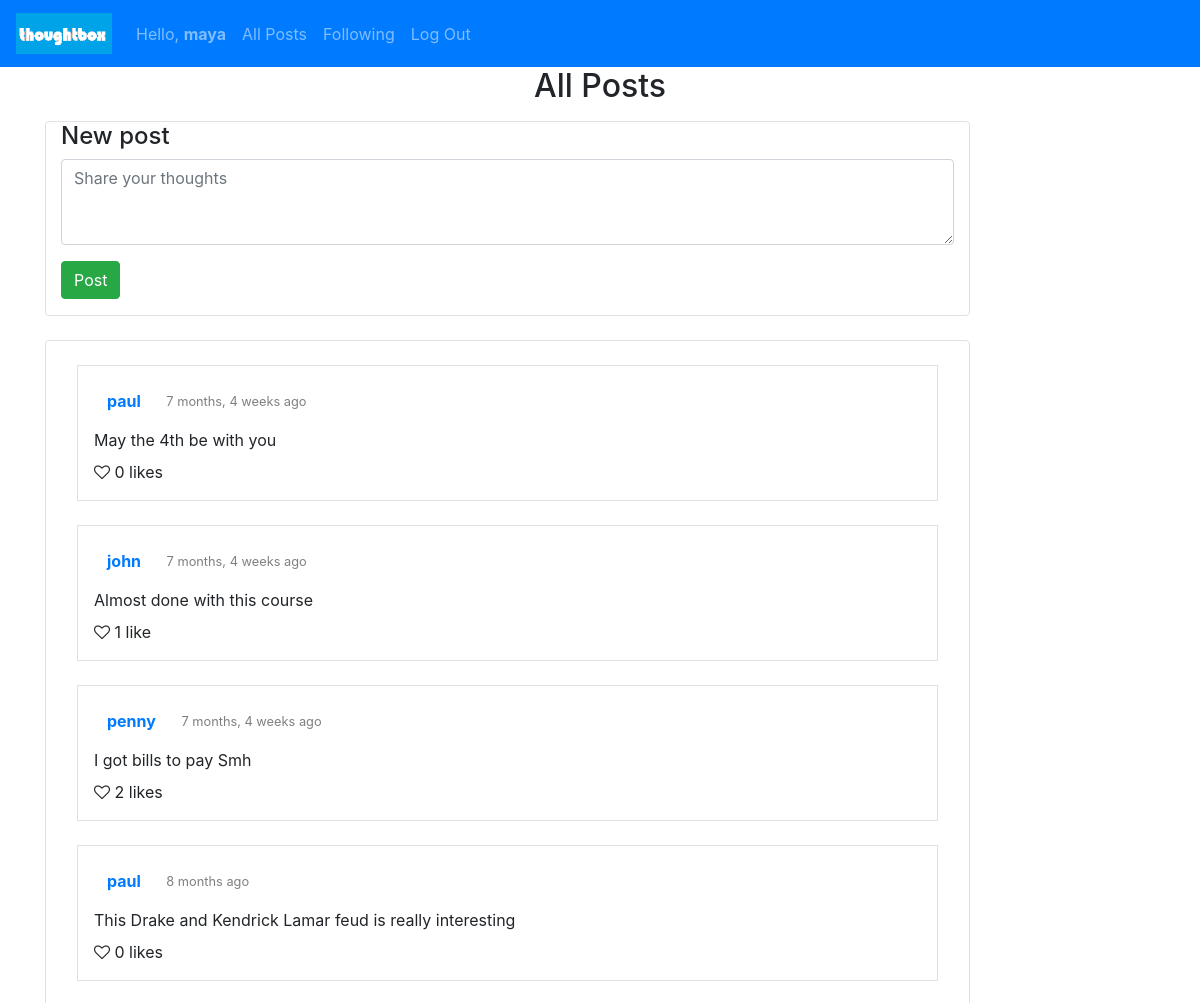
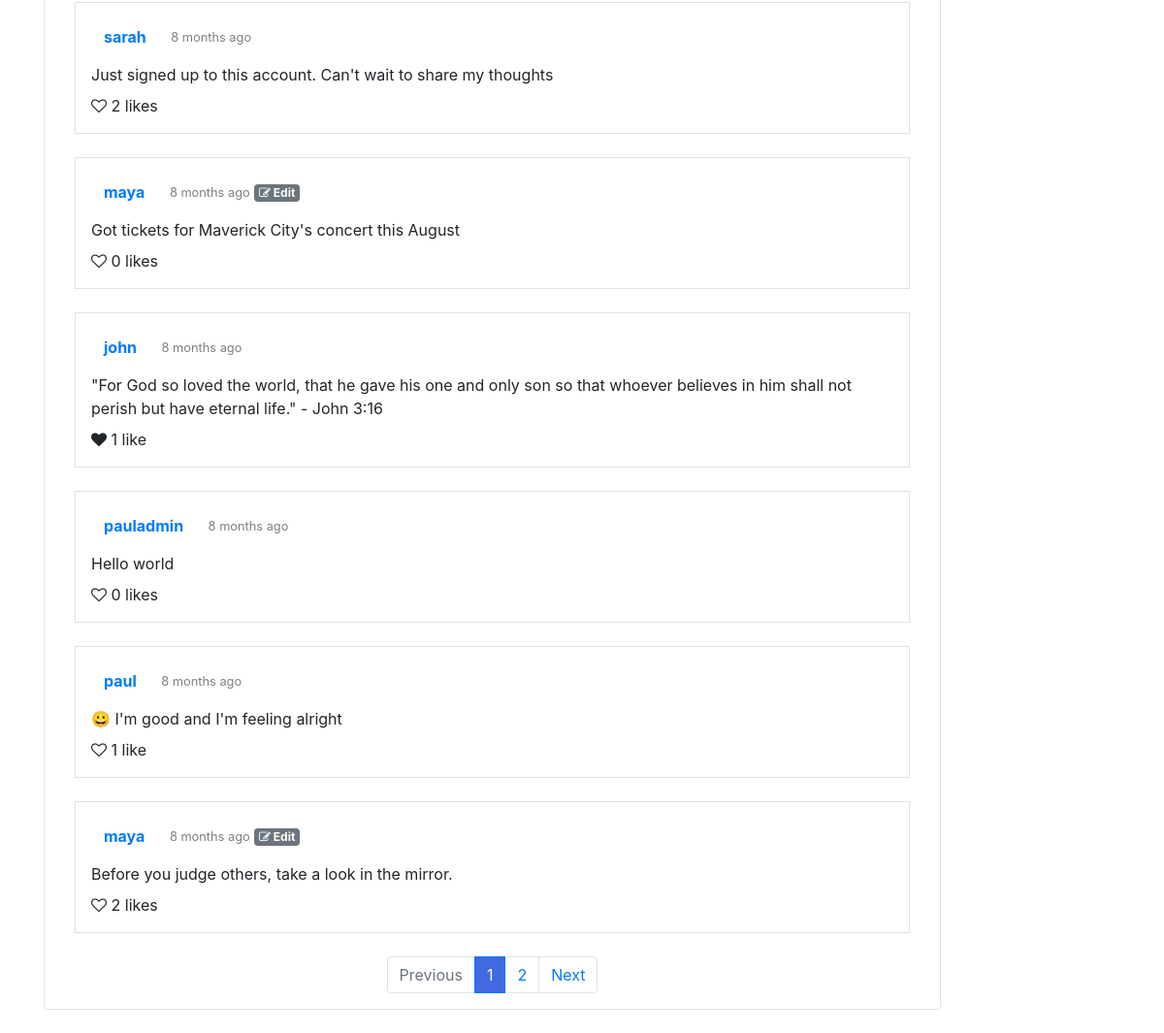
Screenshot of / (signed in) with the database file from the repository (2 pictures, top to bottom).
### network/models.py (models this page shows, shortened)
class User(AbstractUser):
    pass
    following = models.ManyToManyField("self", blank=True, related_name="followers", symmetrical=False)

class Post(models.Model):
    author = models.ForeignKey(User, on_delete=models.CASCADE, related_name="posts")
    content = models.CharField(max_length=15000)
    posted_at = models.DateTimeField(auto_now_add=True)
    liked_by = models.ManyToManyField(User, blank=True, related_name="likes")
    def likes(self):
        return self.liked_by.all().count()
    class Meta:
        ordering = ['-posted_at']

### network/views.py (the view)
# urls.py: path("", views.index, name="index"),
def index(request):
    posts = Post.objects.all()
    paginator = Paginator(posts, 10) # shows 10 pages per page
    page_number = request.GET.get('page', 1)
    page = paginator.get_page(page_number)
    return render(request, "network/index.html", {
        'form': NewPostForm(),
        'page': page,
        'previous_page': get_previous_page,
        'next_page': get_next_page
    })

### network/forms.py
class NewPostForm(forms.ModelForm):
    class Meta:
        model = Post
        fields = ['content']
        labels = {
            'content': ''
        }
        widgets = {
            'content': forms.Textarea(attrs={'rows':3, 'maxlength': 1000, 'class': 'form-control', 'placeholder': 'Share your thoughts'})
        }

### network/templates/network/index.html (shortened to what this page needs)
{% extends "network/layout.html" %}
{% block body %}
    <div class="container">
        <h2 class="text-center title">All Posts</h2>
        {% if user.is_authenticated %}
        <div class="col-12 col-lg-10 border rounded mt-0 mt-sm-3">
            <h4>New post</h4>
            <form action="{% url 'newpost' %}" method="POST">
                {{ form }}
                <div class="form-group pt-3">
                    <button type="submit" class="btn btn-success">Post</button>
                </div>
            </form>
        </div>
        {% endif %}
        <div class="row-justify-content-center">
            <div class="col-12 col-lg-10 pt-4 my-4 border rounded bg-white">
                {% include "network/posts_container.html" %}
            </div>
        </div>
    </div>
{% endblock %}

### network/templates/network/layout.html (shortened to what this page needs)
{% load static %}
<!DOCTYPE html>
<html lang="en">
    <head>
        <link rel="stylesheet" href="https://stackpath.bootstrapcdn.com/bootstrap/4.4.1/css/bootstrap.min.css">
        <link rel="stylesheet" href="https://cdnjs.cloudflare.com/ajax/libs/font-awesome/4.7.0/css/font-awesome.min.css">
        <link href="{% static 'network/styles.css' %}" rel="stylesheet">
    </head>
    <body>
        <nav class="navbar navbar-expand-lg navbar-dark bg-primary">
            <a href="#">
                <img src="{% static "thoughtbox-logo.png" %}" height="51" width="96" class="navbar-brand">
            </a>
            <div>
              <ul class="navbar-nav mr-auto">
                {% if user.is_authenticated %}
                    <li class="nav-item">
                        <a class="nav-link" href="{% url 'profile' user.id %}">Hello, <strong>{{ user.username }}</strong></a>
                    </li>
                {% endif %}
                <li class="nav-item">
                  <a class="nav-link" href="{% url 'index' %}">All Posts</a>
                </li>
                {% if user.is_authenticated %}
                    <li class="nav-item">
                        <a class="nav-link" href="{% url 'following' %}">Following</a>
                    </li>
                    <li class="nav-item">
                        <a class="nav-link" href="{% url 'logout' %}">Log Out</a>
                    </li>
                {% endif %}
              </ul>
            </div>
          </nav>
        <div class="body">
            {% block body %}
            {% endblock %}
        </div>
    </body>
</html>

### network/templates/network/posts_container.html (shortened to what this page needs)
{% load humanize %}
{% load static %}
    {% for post in page.object_list %}
    <div class="border box-shadow-posts p-3 mb-4 mx-0 mx-md-3">
        <div class="pb-2" id="post_header_{{ post.id }}">
            <a href="{% url 'profile' post.author.id%}" class="btn btn-link">
                <strong>{{ post.author }}</strong>
            </a>
            {% if post.posted_at|date:'Y-m-d' <= post.posted_at|date:'Y-m-d'%}
                <small class="pl-2 text-black-50">{{ post.posted_at|naturaltime }}</small>
            {% else %}
                <small class="pl-2 text-black-50">{{ post.posted_at|date:"j F, Y, g:i a" }}</small>
            {% endif %}
            {% if user.is_authenticated and user == post.author %}
            <a href="javascript:void(0)" data-id="{{ post.id }}" id="edit_{{ post.id }}" class="badge badge-secondary btn-sm"><i class="fa fa-pencil-square-o" aria-hidden="true"></i> Edit</a>
            {% endif %}
        </div>
        <div id="post_bodygroup{{ post.id }}">
            <p id="post_body_{{ post.id }}"class="mb-2">{{ post.content }}</p>
        </div>
        <div id="post_likes_{{ post.id }}">
            {% if user.is_authenticated %}
            <i id="post_like_icon_{{ post.id }}" data-id="{{ post.id }}" class="like_icon  fa fa-heart{% if user in post.liked_by.all %} fas{% else %}-o{% endif %}"></i>
            {% else %}
            <i class="like_icon fa fa-heart {% if post.likes != 0 %}fas{% else %}fa fa-heart-o{% endif %}"></i>
            {% endif %}
            <span id="post_likecount_{{ post.id }}">{{ post.likes }} {% if post.likes == 1 %}like{% else %}likes{% endif %}</span>
        </div>
    </div>
    {% empty %}
    <div class="p-3 mb-4 mx-0 mx-md-3">
        <h4>No posts found!!!</h4>
    </div>
    {% endfor %}
    {% if page.object_list %}
    <nav aria-label="...">
        <ul class="pagination justify-content-center">
            <li class="page-item {% if not page.has_previous %} disabled {% endif %}">
                <a class="page-link" href="{{ previous_page_url }}">Previous</a>
            </li>
            {% for n in page.paginator.page_range %}
                {% if n == page.number %}
                <li class="page-item active" aria-current="page">
                    <span class="page-link" style="background-color: #4169e1;">{{ n }}</span>
                </li>
                {% elif n < page.number|add:3 and n > page.number|add:-3 %}
                <li>
                    <a class="page-link pagination-inactive" href="{{GET_params.urlencode}}?page={{ n }}">{{ n }}</a>
                </li>
                {% endif %}
            {% endfor %}
            <li class="page-item {% if not page.has_next %} disabled {% endif %}">
                <a class="page-link" href="{{ next_page_url }}">Next</a>
            </li>
        </ul>
    </nav>
    {% endif %}

### rows the page displays
User: username "maya"
Post: author "paul", posted_at "7 months, 4 weeks ago", content "May the 4th be with you", likes "0"
Post: author "john", posted_at "7 months, 4 weeks ago", content "Almost done with this course", likes "1"
Post: author "penny", posted_at "7 months, 4 weeks ago", content "I got bills to pay Smh", likes "2"
Post: author "paul", posted_at "8 months ago", content "This Drake and Kendrick Lamar feud is really interesting", likes "0"
Post: author "sarah", posted_at "8 months ago", content "Just signed up to this account. Can't wait to share my thoughts", likes "2"
Post: author "maya", posted_at "8 months ago", content "Got tickets for Maverick City's concert this August", likes "0"
Post: author "john", posted_at "8 months ago", content "\"For God so loved the world, that he gave his one and only son so that whoever believes in him shall not perish but have eternal life.\" - John 3:16", likes "1"
Post: author "pauladmin", posted_at "8 months ago", content "Hello world", likes "0"
Post: author "paul", posted_at "8 months ago", content "😀 I'm good and I'm feeling alright", likes "1"
Post: author "maya", posted_at "8 months ago", content "Before you judge others, take a look in the mirror.", likes "2"

### other values shown
{{ n }} "1"
{{ n }} "2"
